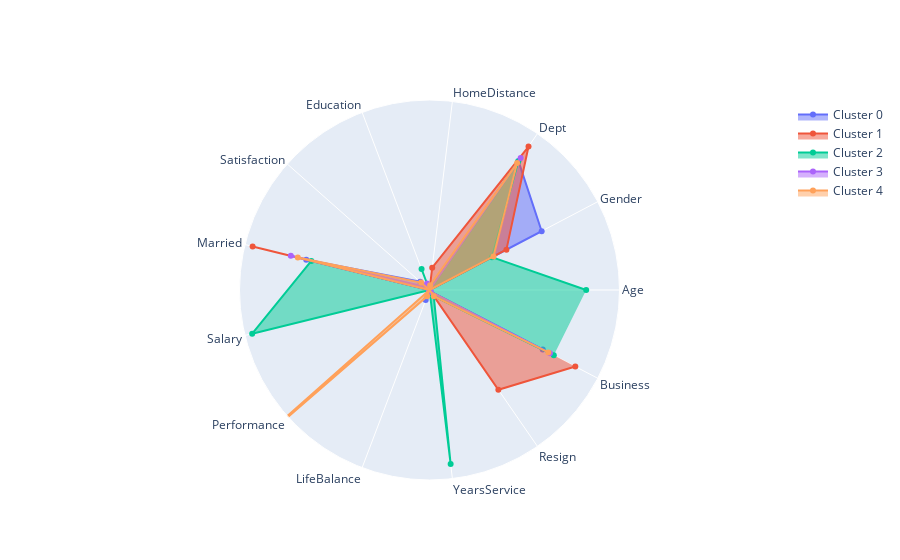

Notebook cell for this chart:
### Code cell
model = KMeans(n_clusters=5,random_state=1)
# Fit model to samples
model.fit(X_famd)
#predict
clusters=model.labels_
# Append score
print(silhouette_score(X_famd,clusters))
radarChart(model,X,radarRange=1.5,usingCentroids=True,centroids=getCentroids(X,clusters))

### Figure 1 — Plotly figure (JSON) as saved in the notebook; plotly's stock layout.template omitted (floating-point values rounded to 4 significant figures)
{"data": [{"fill": "toself", "name": "Cluster 0", "r": [-0.182, 1, 1.237, -0.002161, -0.03704, 0.09793, 1.002, -0.2039, -0.4262, 0.08486, -0.2121, 0.01346, 1.01], "theta": ["Age", "Gender", "Dept", "HomeDistance", "Education", "Satisfaction", "Married", "Salary", "Performance", "LifeBalance", "YearsService", "Resign", "Business"], "type": "scatterpolar"}, {"fill": "toself", "name": "Cluster 1", "r": [-0.5366, 0.6857, 1.376, 0.1778, -0.1056, -0.311, 1.438, -0.5938, -0.08298, -0.2755, -0.5148, 0.9571, 1.3], "theta": ["Age", "Gender", "Dept", "HomeDistance", "Education", "Satisfaction", "Married", "Salary", "Performance", "LifeBalance", "YearsService", "Resign", "Business"], "type": "scatterpolar"}, {"fill": "toself", "name": "Cluster 2", "r": [1.237, 0.5567, 1.232, -0.107, 0.1765, -0.07105, 0.9606, 1.442, -0.2077, -0.01066, 1.385, 0.05911, 1.108], "theta": ["Age", "Gender", "Dept", "HomeDistance", "Education", "Satisfaction", "Married", "Salary", "Performance", "LifeBalance", "YearsService", "Resign", "Business"], "type": "scatterpolar"}, {"fill": "toself", "name": "Cluster 3", "r": [-0.1123, 0, 1.266, -0.06046, 0.05461, 0.0355, 1.127, -0.1298, -0.4262, 0.0172, -0.1446, 0.017, 1.074], "theta": ["Age", "Gender", "Dept", "HomeDistance", "Education", "Satisfaction", "Married", "Salary", "Performance", "LifeBalance", "YearsService", "Resign", "Business"], "type": "scatterpolar"}, {"fill": "toself", "name": "Cluster 4", "r": [-0.0226, 0.5707, 1.217, 0.03727, -0.0742, 0.08845, 1.071, -0.08759, 2.346, 0.05337, -0.06321, 0.05978, 1.06], "theta": ["Age", "Gender", "Dept", "HomeDistance", "Education", "Satisfaction", "Married", "Salary", "Performance", "LifeBalance", "YearsService", "Resign", "Business"], "type": "scatterpolar"}], "layout": {"polar": {"radialaxis": {"range": [0, 1.5], "visible": false}}, "showlegend": true}}
